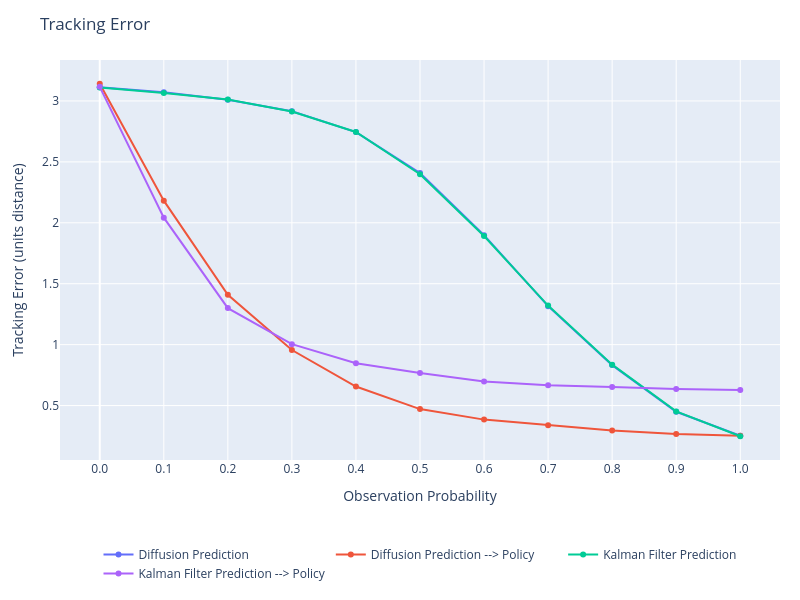
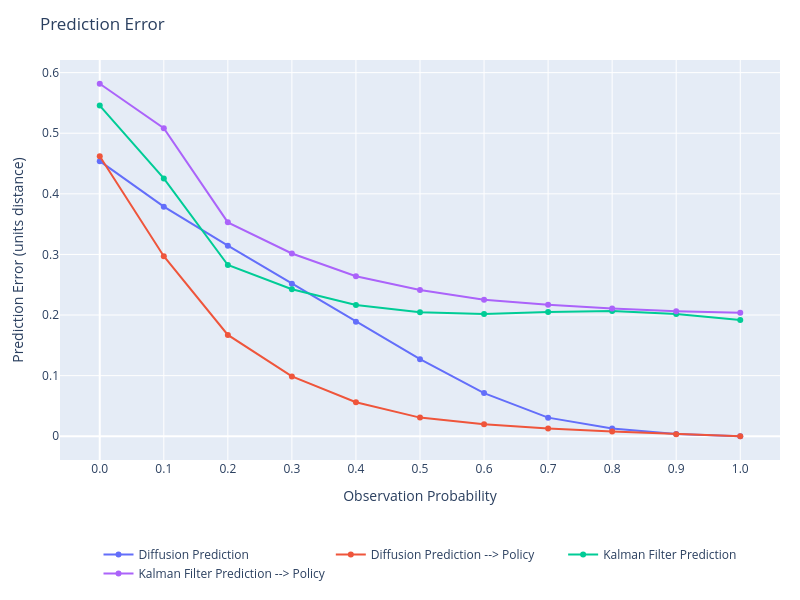
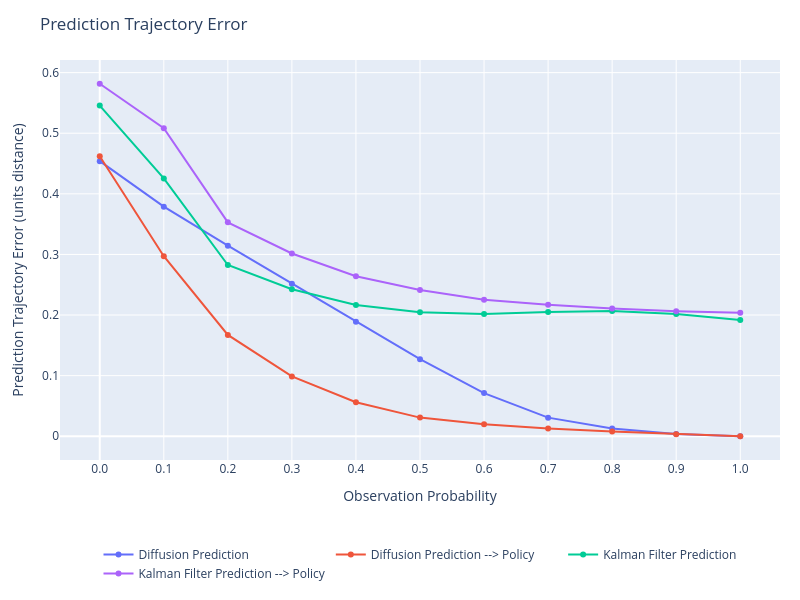
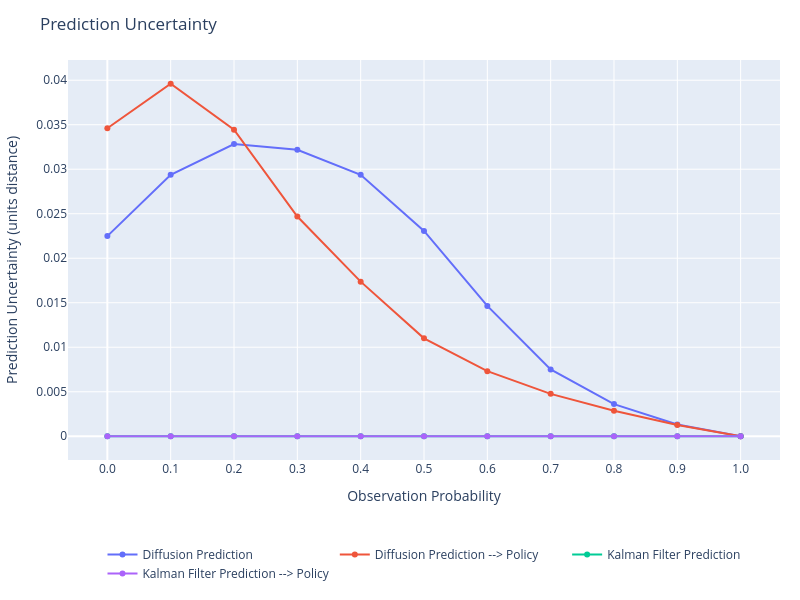

Here is the notebook cell these charts were saved with, in order:
### Code cell
%reload_ext autoreload
%autoreload 2
from plots import *
import numpy as np

x_key = 'observation_probability'

SERIES_COMPARE_PREDICTION = output.keys()
# SERIES_COMPARE_PREDICTION = ["Kalman Filter Prediction", "Diffusion Prediction"]
SERIES_COMPARE_PERFORMANCE = output.keys()
# SERIES_COMPARE_PERFORMANCE = ["Diffusion Prediction --> Policy", "Kalman Filter Prediction --> Policy"]

# Data for plotting
plots = {
    'tracking_error_mean': {
        'title': 'Tracking Error',
        'ylabel': 'Tracking Error (units distance)',
        'xlabel': 'Observation Probability',
        'x': {series: get_x_radii(series, output, x_key) for series in SERIES_COMPARE_PERFORMANCE},
        # Average over all episodes and all timesteps.
        'y': {
            series: [np.mean(output[series][experiment]['tracking_error_mean']) for experiment in output[series]]
                for series in SERIES_COMPARE_PERFORMANCE
        },
        # 'y_std': {
        #     series: [np.std(np.mean(output[series][exp]['prediction_error_mean'], axis=tuple(range(1, output[series][exp]['prediction_error_mean'].ndim)))) for exp in sorted_experiments(series, output, x_key)]
        #         for series in SERIES_COMPARE_PERFORMANCE if not next(iter(output[series].values())).attrs['prediction_disable']
        # }
    },
    'prediction_error_mean': {
        'title': 'Prediction Error',
        'ylabel': 'Prediction Error (units distance)',
        'xlabel': 'Observation Probability',
        'x': {series: get_x_radii(series, output, x_key) for series in SERIES_COMPARE_PREDICTION},
        # Average over all episodes and all timesteps.
        'y': {
            series: [np.mean(output[series][exp]['prediction_error_mean']) for exp in sorted_experiments(series, output, x_key)]
                for series in SERIES_COMPARE_PREDICTION if not next(iter(output[series].values())).attrs['prediction_disable']
        },
        # 'y_std': {
        #     series: [np.std(np.mean(output[series][exp]['prediction_error_mean'], axis=tuple(range(1, output[series][exp]['prediction_error_mean'].ndim)))) for exp in sorted_experiments(series, output, x_key)]
        #         for series in SERIES if not next(iter(output[series].values())).attrs['prediction_disable']
        # }
    },
    'prediction_trajectory_error_mean': {
        'title': 'Prediction Trajectory Error',
        'ylabel': 'Prediction Trajectory Error (units distance)',
        'xlabel': 'Observation Probability',
        'x': {series: get_x_radii(series, output, x_key) for series in SERIES_COMPARE_PREDICTION},
        # Average over all episodes and all timesteps.
        'y': {
            series: [np.mean(output[series][exp]['prediction_trajectory_error_mean']) for exp in sorted_experiments(series, output, x_key)]
                for series in SERIES_COMPARE_PREDICTION if not next(iter(output[series].values())).attrs['prediction_disable']
        }
    },
    'prediction_uncertainty_mean': {
        'title': 'Prediction Uncertainty',
        'ylabel': 'Prediction Uncertainty (units distance)',
        'xlabel': 'Observation Probability',
        'x': {series: get_x_radii(series, output, x_key) for series in SERIES_COMPARE_PREDICTION},
        # Average over all episodes and all timesteps.
        'y': {
            series: [np.mean(output[series][exp]['prediction_uncertainty_mean']) for exp in sorted_experiments(series, output, x_key)]
                for series in SERIES_COMPARE_PREDICTION if not next(iter(output[series].values())).attrs['prediction_disable']
        }
    },
    'prediction_uncertainty_gap_mean': {
        'title': 'Prediction Uncertainty Gap',
        'ylabel': 'Prediction Uncertainty Gap (units distance)',
        'xlabel': 'Observation Probability',
        'x': {series: get_x_radii(series, output, x_key) for series in SERIES_COMPARE_PREDICTION},
        # Average over all episodes and all timesteps.
        'y': {
            series: [np.mean(output[series][exp]['prediction_uncertainty_gap_mean']) for exp in sorted_experiments(series, output, x_key)]
                for series in SERIES_COMPARE_PREDICTION if not next(iter(output[series].values())).attrs['prediction_disable']
        }
    },
    'prediction_uncertainty_gap_min': {
        'title': 'Prediction Uncertainty Gap (Min)',
        'ylabel': 'Prediction Uncertainty Gap Min (units distance)',
        'xlabel': 'Observation Probability',
        'x': {series: get_x_radii(series, output, x_key) for series in SERIES_COMPARE_PREDICTION},
        # Average over all episodes and all timesteps.
        'y': {
            series: [np.mean(output[series][exp]['prediction_uncertainty_gap_min']) for exp in sorted_experiments(series, output, x_key)]
                for series in SERIES_COMPARE_PREDICTION if not next(iter(output[series].values())).attrs['prediction_disable']
        }
    },
    'prediction_uncertainty_gap_max': {
        'title': 'Prediction Uncertainty Gap (Max)',
        'ylabel': 'Prediction Uncertainty Gap Max (units distance)',
        'xlabel': 'Observation Probability',
        'x': {series: get_x_radii(series, output, x_key) for series in SERIES_COMPARE_PREDICTION},
        # Average over all episodes and all timesteps.
        'y': {
            series: [np.mean(output[series][exp]['prediction_uncertainty_gap_max']) for exp in sorted_experiments(series, output, x_key)]
                for series in SERIES_COMPARE_PREDICTION if not next(iter(output[series].values())).attrs['prediction_disable']
        }
    }
}

# Miscelaneous statistics.
timesteps = [np.max([np.max(output[series][experiment]['deltaSteps'].shape[1]) for experiment in output[series]]) for series in SERIES_COMPARE_PREDICTION]

plot(plots, timesteps=timesteps)

### Figure 1 — Plotly figure (JSON) as saved in the notebook; plotly's stock layout.template omitted (floating-point values rounded to 4 significant figures)
{"data": [{"hovertemplate": "%{x:.2f}: %{y:.4f}<extra></extra>", "mode": "lines+markers", "name": "Diffusion Prediction", "type": "scatter", "x": [0, 0.1, 0.2, 0.3, 0.4, 0.5, 0.6, 0.7, 0.8, 0.9, 1], "y": [3.112, 3.071, 3.011, 2.915, 2.745, 2.408, 1.899, 1.316, 0.8321, 0.4489, 0.252]}, {"hovertemplate": "%{x:.2f}: %{y:.4f}<extra></extra>", "mode": "lines+markers", "name": "Diffusion Prediction --> Policy", "type": "scatter", "x": [0, 0.1, 0.2, 0.3, 0.4, 0.5, 0.6, 0.7, 0.8, 0.9, 1], "y": [3.141, 2.182, 1.409, 0.9559, 0.6564, 0.471, 0.3847, 0.338, 0.2956, 0.2662, 0.252]}, {"hovertemplate": "%{x:.2f}: %{y:.4f}<extra></extra>", "mode": "lines+markers", "name": "Kalman Filter Prediction", "type": "scatter", "x": [0, 0.1, 0.2, 0.3, 0.4, 0.5, 0.6, 0.7, 0.8, 0.9, 1], "y": [3.11, 3.065, 3.011, 2.913, 2.745, 2.398, 1.891, 1.321, 0.8359, 0.4522, 0.2482]}, {"hovertemplate": "%{x:.2f}: %{y:.4f}<extra></extra>", "mode": "lines+markers", "name": "Kalman Filter Prediction --> Policy", "type": "scatter", "x": [0, 0.1, 0.2, 0.3, 0.4, 0.5, 0.6, 0.7, 0.8, 0.9, 1], "y": [3.116, 2.042, 1.3, 1.004, 0.8474, 0.7677, 0.6973, 0.6678, 0.6525, 0.6353, 0.6284]}], "layout": {"autosize": true, "height": 600, "hovermode": "closest", "legend": {"orientation": "h", "x": 0.5, "xanchor": "center", "y": -0.2, "yanchor": "top"}, "margin": {"b": 120, "l": 60, "r": 20, "t": 60}, "showlegend": true, "title": {"text": "Tracking Error"}, "width": 800, "xaxis": {"ticktext": ["0.0", "0.1", "0.2", "0.3", "0.4", "0.5", "0.6", "0.7", "0.8", "0.9", "1.0"], "tickvals": [0, 0.1, 0.2, 0.3, 0.4, 0.5, 0.6, 0.7, 0.8, 0.9, 1], "title": {"text": "Observation Probability"}}, "yaxis": {"title": {"text": "Tracking Error (units distance)"}}}}

### Figure 2 — Plotly figure (JSON) as saved in the notebook; plotly's stock layout.template omitted (floating-point values rounded to 4 significant figures)
{"data": [{"hovertemplate": "%{x:.2f}: %{y:.4f}<extra></extra>", "mode": "lines+markers", "name": "Diffusion Prediction", "type": "scatter", "x": [0, 0.1, 0.2, 0.3, 0.4, 0.5, 0.6, 0.7, 0.8, 0.9, 1], "y": [0.4539, 0.3789, 0.3145, 0.2517, 0.1889, 0.1272, 0.07126, 0.03072, 0.01295, 0.003903, 2.673e-08]}, {"hovertemplate": "%{x:.2f}: %{y:.4f}<extra></extra>", "mode": "lines+markers", "name": "Diffusion Prediction --> Policy", "type": "scatter", "x": [0, 0.1, 0.2, 0.3, 0.4, 0.5, 0.6, 0.7, 0.8, 0.9, 1], "y": [0.4619, 0.2971, 0.1672, 0.09874, 0.0561, 0.03075, 0.01978, 0.01293, 0.007819, 0.003406, 2.681e-08]}, {"hovertemplate": "%{x:.2f}: %{y:.4f}<extra></extra>", "mode": "lines+markers", "name": "Kalman Filter Prediction", "type": "scatter", "x": [0, 0.1, 0.2, 0.3, 0.4, 0.5, 0.6, 0.7, 0.8, 0.9, 1], "y": [0.5456, 0.4254, 0.2826, 0.2427, 0.2165, 0.2045, 0.2017, 0.2052, 0.2066, 0.2018, 0.192]}, {"hovertemplate": "%{x:.2f}: %{y:.4f}<extra></extra>", "mode": "lines+markers", "name": "Kalman Filter Prediction --> Policy", "type": "scatter", "x": [0, 0.1, 0.2, 0.3, 0.4, 0.5, 0.6, 0.7, 0.8, 0.9, 1], "y": [0.5816, 0.5084, 0.3529, 0.3016, 0.2641, 0.2414, 0.2251, 0.2168, 0.2107, 0.2063, 0.2036]}], "layout": {"autosize": true, "height": 600, "hovermode": "closest", "legend": {"orientation": "h", "x": 0.5, "xanchor": "center", "y": -0.2, "yanchor": "top"}, "margin": {"b": 120, "l": 60, "r": 20, "t": 60}, "showlegend": true, "title": {"text": "Prediction Error"}, "width": 800, "xaxis": {"ticktext": ["0.0", "0.1", "0.2", "0.3", "0.4", "0.5", "0.6", "0.7", "0.8", "0.9", "1.0"], "tickvals": [0, 0.1, 0.2, 0.3, 0.4, 0.5, 0.6, 0.7, 0.8, 0.9, 1], "title": {"text": "Observation Probability"}}, "yaxis": {"title": {"text": "Prediction Error (units distance)"}}}}

### Figure 3 — Plotly figure (JSON) as saved in the notebook; plotly's stock layout.template omitted (floating-point values rounded to 4 significant figures)
{"data": [{"hovertemplate": "%{x:.2f}: %{y:.4f}<extra></extra>", "mode": "lines+markers", "name": "Diffusion Prediction", "type": "scatter", "x": [0, 0.1, 0.2, 0.3, 0.4, 0.5, 0.6, 0.7, 0.8, 0.9, 1], "y": [0.4539, 0.3789, 0.3145, 0.2517, 0.1889, 0.1272, 0.07126, 0.03072, 0.01295, 0.003903, 2.673e-08]}, {"hovertemplate": "%{x:.2f}: %{y:.4f}<extra></extra>", "mode": "lines+markers", "name": "Diffusion Prediction --> Policy", "type": "scatter", "x": [0, 0.1, 0.2, 0.3, 0.4, 0.5, 0.6, 0.7, 0.8, 0.9, 1], "y": [0.4619, 0.2971, 0.1672, 0.09874, 0.0561, 0.03075, 0.01978, 0.01293, 0.007819, 0.003406, 2.681e-08]}, {"hovertemplate": "%{x:.2f}: %{y:.4f}<extra></extra>", "mode": "lines+markers", "name": "Kalman Filter Prediction", "type": "scatter", "x": [0, 0.1, 0.2, 0.3, 0.4, 0.5, 0.6, 0.7, 0.8, 0.9, 1], "y": [0.5456, 0.4254, 0.2826, 0.2427, 0.2165, 0.2045, 0.2017, 0.2052, 0.2066, 0.2018, 0.192]}, {"hovertemplate": "%{x:.2f}: %{y:.4f}<extra></extra>", "mode": "lines+markers", "name": "Kalman Filter Prediction --> Policy", "type": "scatter", "x": [0, 0.1, 0.2, 0.3, 0.4, 0.5, 0.6, 0.7, 0.8, 0.9, 1], "y": [0.5816, 0.5084, 0.3529, 0.3016, 0.2641, 0.2414, 0.2251, 0.2168, 0.2107, 0.2063, 0.2036]}], "layout": {"autosize": true, "height": 600, "hovermode": "closest", "legend": {"orientation": "h", "x": 0.5, "xanchor": "center", "y": -0.2, "yanchor": "top"}, "margin": {"b": 120, "l": 60, "r": 20, "t": 60}, "showlegend": true, "title": {"text": "Prediction Trajectory Error"}, "width": 800, "xaxis": {"ticktext": ["0.0", "0.1", "0.2", "0.3", "0.4", "0.5", "0.6", "0.7", "0.8", "0.9", "1.0"], "tickvals": [0, 0.1, 0.2, 0.3, 0.4, 0.5, 0.6, 0.7, 0.8, 0.9, 1], "title": {"text": "Observation Probability"}}, "yaxis": {"title": {"text": "Prediction Trajectory Error (units distance)"}}}}

### Figure 4 — Plotly figure (JSON) as saved in the notebook; plotly's stock layout.template omitted (floating-point values rounded to 4 significant figures)
{"data": [{"hovertemplate": "%{x:.2f}: %{y:.4f}<extra></extra>", "mode": "lines+markers", "name": "Diffusion Prediction", "type": "scatter", "x": [0, 0.1, 0.2, 0.3, 0.4, 0.5, 0.6, 0.7, 0.8, 0.9, 1], "y": [0.02249, 0.02937, 0.03284, 0.03218, 0.02937, 0.02307, 0.01464, 0.007512, 0.003611, 0.001316, 1.003e-08]}, {"hovertemplate": "%{x:.2f}: %{y:.4f}<extra></extra>", "mode": "lines+markers", "name": "Diffusion Prediction --> Policy", "type": "scatter", "x": [0, 0.1, 0.2, 0.3, 0.4, 0.5, 0.6, 0.7, 0.8, 0.9, 1], "y": [0.0346, 0.0396, 0.03443, 0.02469, 0.01737, 0.011, 0.007311, 0.004763, 0.002858, 0.001274, 1.002e-08]}, {"hovertemplate": "%{x:.2f}: %{y:.4f}<extra></extra>", "mode": "lines+markers", "name": "Kalman Filter Prediction", "type": "scatter", "x": [0, 0.1, 0.2, 0.3, 0.4, 0.5, 0.6, 0.7, 0.8, 0.9, 1], "y": [0, 0, 0, 0, 0, 0, 0, 0, 0, 0, 0]}, {"hovertemplate": "%{x:.2f}: %{y:.4f}<extra></extra>", "mode": "lines+markers", "name": "Kalman Filter Prediction --> Policy", "type": "scatter", "x": [0, 0.1, 0.2, 0.3, 0.4, 0.5, 0.6, 0.7, 0.8, 0.9, 1], "y": [0, 0, 0, 0, 0, 0, 0, 0, 0, 0, 0]}], "layout": {"autosize": true, "height": 600, "hovermode": "closest", "legend": {"orientation": "h", "x": 0.5, "xanchor": "center", "y": -0.2, "yanchor": "top"}, "margin": {"b": 120, "l": 60, "r": 20, "t": 60}, "showlegend": true, "title": {"text": "Prediction Uncertainty"}, "width": 800, "xaxis": {"ticktext": ["0.0", "0.1", "0.2", "0.3", "0.4", "0.5", "0.6", "0.7", "0.8", "0.9", "1.0"], "tickvals": [0, 0.1, 0.2, 0.3, 0.4, 0.5, 0.6, 0.7, 0.8, 0.9, 1], "title": {"text": "Observation Probability"}}, "yaxis": {"title": {"text": "Prediction Uncertainty (units distance)"}}}}
